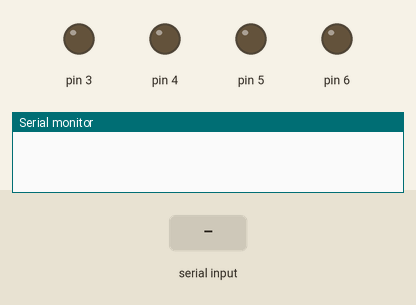
A sketch run on a simulated Arduino Uno, built with avr-gcc and run on an emulated ATmega328P. Shown: output pins drawn as LEDs (lit = HIGH), the last lines printed to the serial monitor. The inputs (shaded band) are chosen by the test bench.

Above: at 1.2 s.
1.3 s: "*forward#" received over the second serial link
At 2.0 s:
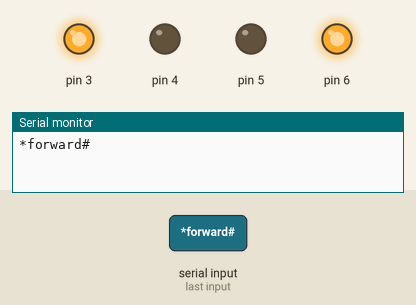
2.8 s: "*backward#" received over the second serial link
At 3.6 s:
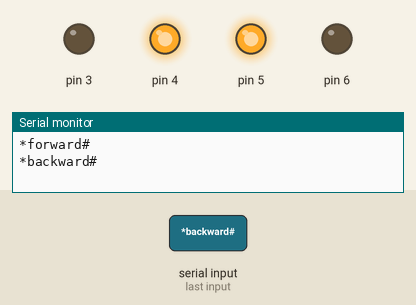
4.4 s: "*left#" received over the second serial link
At 5.6 s:
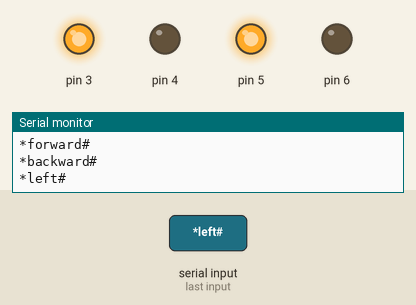
5.9 s: "*right#" received over the second serial link
At 7.2 s:
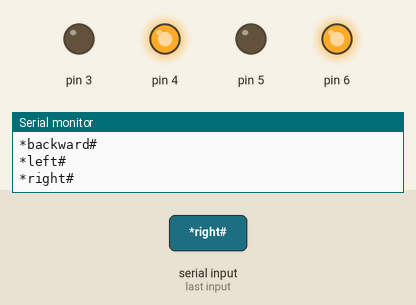
Timing chart, 0 to 8.4 s (numbered marks = the images above; inputs shaded):
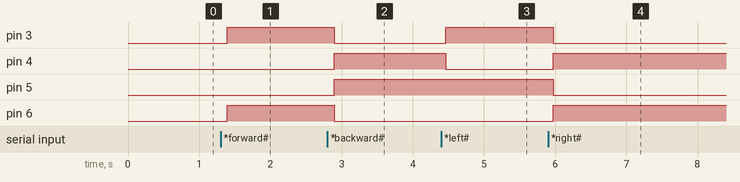

The sketch:

ABC.ino
```cpp
#include<SoftwareSerial.h>
SoftwareSerial bt(11,10);
String readvoice;
void setup() {
  // put your setup code here, to run once:
bt.begin(9600);
Serial.begin(9600);
pinMode(3,OUTPUT);
pinMode(4,OUTPUT);
pinMode(5,OUTPUT);
pinMode(6,OUTPUT);
}

void loop() {
  // put your main code here, to run repeatedly:
while(bt.available()){
  delay(10);
  char c=bt.read();
  readvoice +=c;
}
if(readvoice.length()>0){
  Serial.println(readvoice);
  if(readvoice=="*forward#"){
    digitalWrite(3,HIGH);
    digitalWrite(4,LOW);
    digitalWrite(5,LOW);
    digitalWrite(6,HIGH);
    delay(100);
  }
    else if(readvoice=="*backward#"){
    digitalWrite(3,LOW);
    digitalWrite(4,HIGH);
    digitalWrite(5,HIGH);
    digitalWrite(6,LOW);
    delay(100);
  }
      else if(readvoice=="*left#"){
    digitalWrite(3,HIGH);
    digitalWrite(4,LOW);
    digitalWrite(5,HIGH);
    digitalWrite(6,LOW);
    delay(100);
  }
        else if(readvoice=="*right#"){
    digitalWrite(3,LOW);
    digitalWrite(4,HIGH);
    digitalWrite(5,LOW);
    digitalWrite(6,HIGH);
    delay(100);
  }
          else if(readvoice=="*stop#"){
    digitalWrite(3,LOW);
    digitalWrite(4,LOW);
    digitalWrite(5,LOW);
    digitalWrite(6,LOW);
    delay(100);
  }

  readvoice="";
}
}
```

Measured:
- after the input at 1.3 s, pin 3, pin 6: LOW → HIGH after 0.09 s
- after the input at 2.8 s, pin 3, pin 6: HIGH → LOW after 0.10 s; pin 4, pin 5: LOW → HIGH after 0.10 s
- after the input at 4.4 s, pin 3: LOW → HIGH after 0.06 s; pin 4: HIGH → LOW after 0.06 s
- after the input at 5.9 s, pin 3, pin 5: HIGH → LOW after 0.07 s; pin 4, pin 6: LOW → HIGH after 0.07 s
